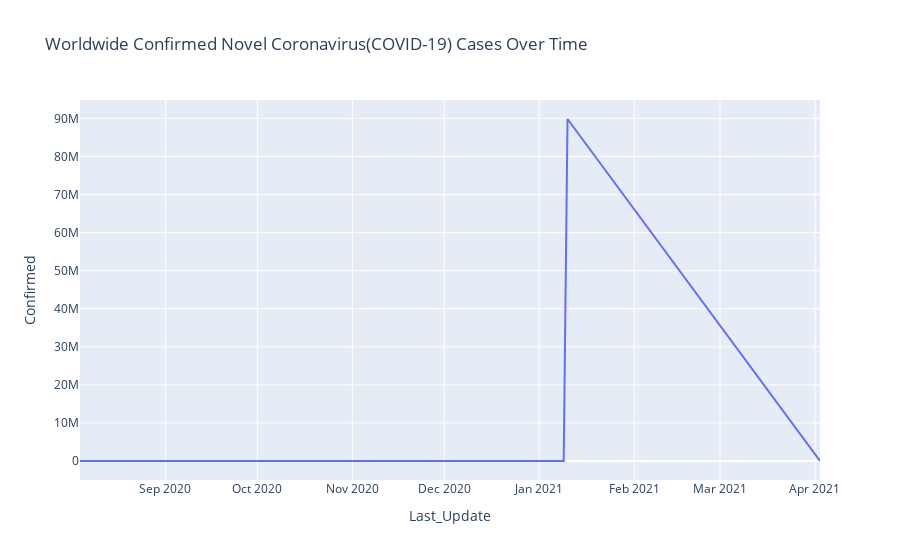

Notebook cell for this chart:
### Code cell
grouped = covid_data.groupby('Last_Update')['Last_Update', 'Confirmed', 'Deaths'].sum().reset_index()
fig = px.line(grouped, x="Last_Update", y="Confirmed",
             title="Worldwide Confirmed Novel Coronavirus(COVID-19) Cases Over Time")
fig.show()

### Figure 1 — Plotly figure (JSON) as saved in the notebook; plotly's stock layout.template omitted (floating-point values rounded to 4 significant figures)
{"data": [{"hovertemplate": "Last_Update=%{x}<br>Confirmed=%{y}<extra></extra>", "legendgroup": "", "line": {"color": "#636efa", "dash": "solid"}, "marker": {"symbol": "circle"}, "mode": "lines", "name": "", "orientation": "v", "showlegend": false, "type": "scatter", "x": ["2020-08-04 02:27:56", "2020-08-07 22:34:20", "2020-12-21 13:27:30", "2021-01-08 23:22:27", "2021-01-10 05:22:12", "2021-04-02 15:13:53"], "xaxis": "x", "y": [152, 0, 788, 196, 89843066, 399], "yaxis": "y"}], "layout": {"autosize": true, "legend": {"tracegroupgap": 0}, "title": {"text": "Worldwide Confirmed Novel Coronavirus(COVID-19) Cases Over Time"}, "xaxis": {"anchor": "y", "autorange": true, "domain": [0, 1], "range": ["2020-08-04 02:27:56", "2021-04-02 15:13:53"], "title": {"text": "Last_Update"}, "type": "date"}, "yaxis": {"anchor": "x", "autorange": true, "domain": [0, 1], "range": [-4991000.0, 94830000.0], "title": {"text": "Confirmed"}, "type": "linear"}}}
